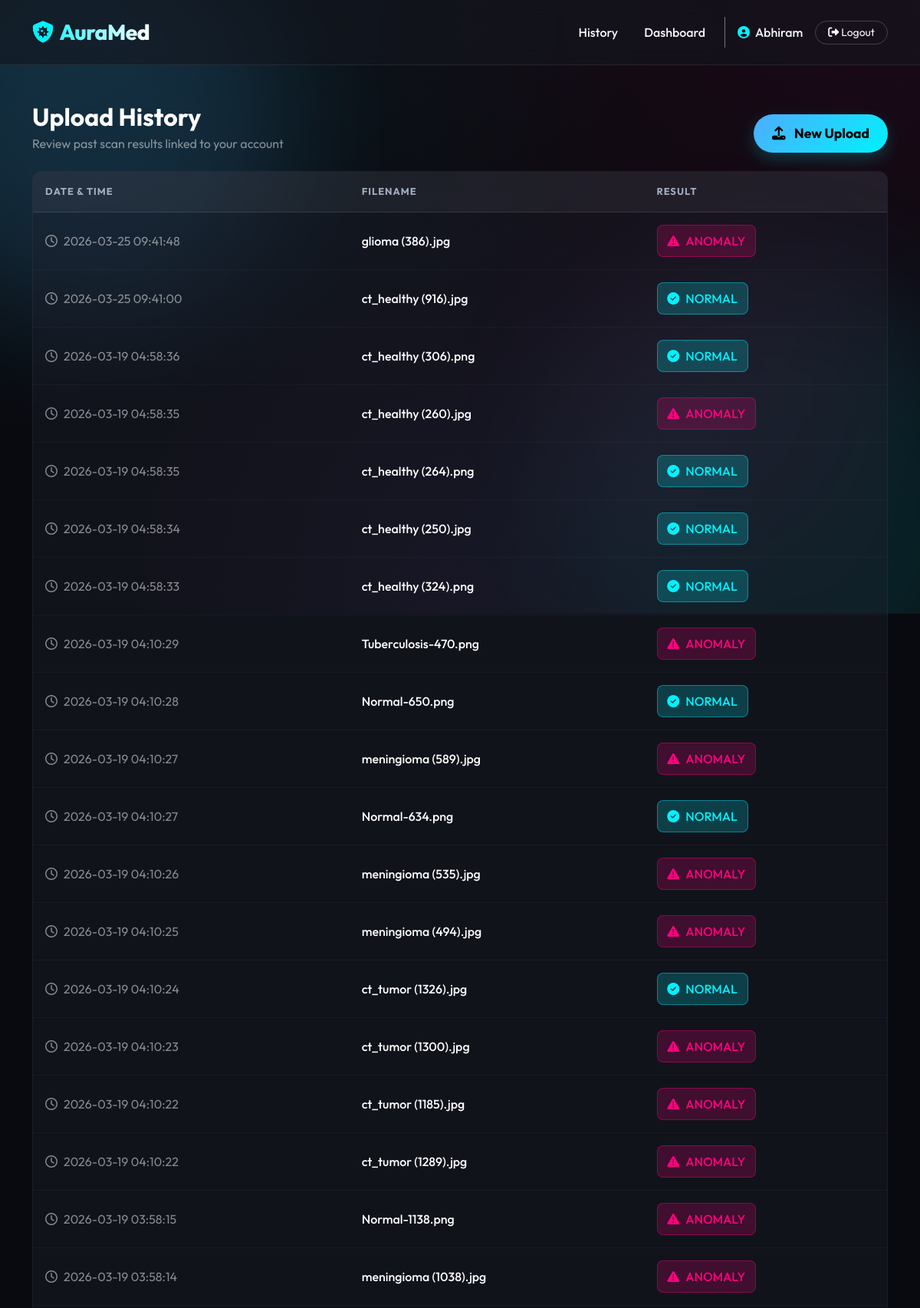
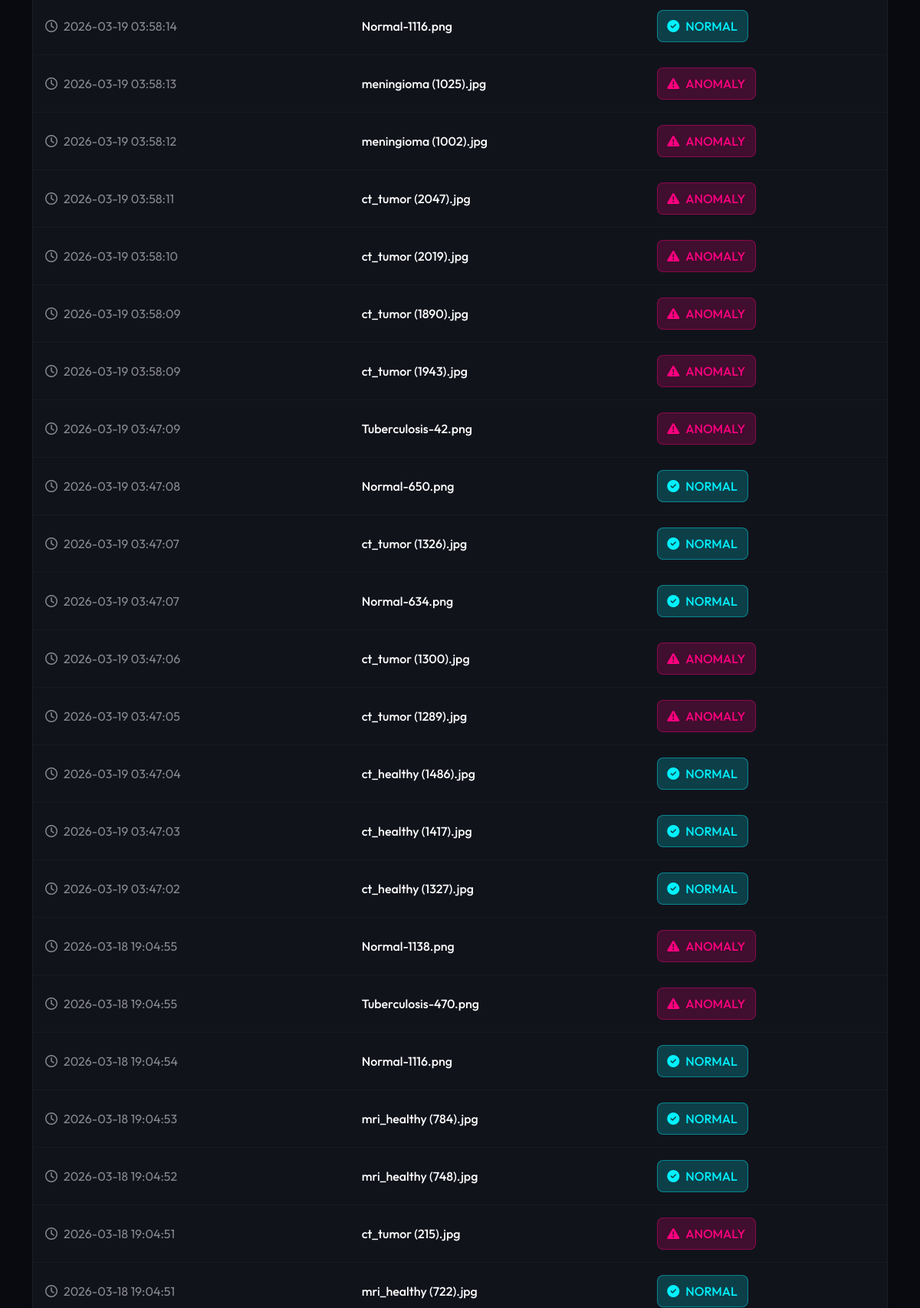
Screenshot of /history (signed in, upper part) with the database file from the repository (2 pictures, top to bottom).
### tables this page shows
CREATE TABLE history (
            id INTEGER PRIMARY KEY AUTOINCREMENT,
            user_id INTEGER NOT NULL,
            filename TEXT NOT NULL,
            error_score REAL NOT NULL,
            percentage REAL NOT NULL,
            is_anomaly BOOLEAN NOT NULL,
            timestamp DATETIME DEFAULT CURRENT_TIMESTAMP,
            FOREIGN KEY (user_id) REFERENCES users (id)
        );

### app.py (the view, shortened to what this page needs)
@app.route('/history')
def history():
    if 'user' not in session:
        flash('Please log in to view your history.', 'danger')
        return redirect(url_for('login'))
    user_id = session.get('user_id')
    conn = sqlite3.connect(DB_FILE)
    c = conn.cursor()
    c.execute('SELECT filename, error_score, percentage, is_anomaly, timestamp FROM history WHERE user_id = ? ORDER BY timestamp DESC', (user_id,))
    rows = c.fetchall()
    conn.close()
    history_records = []
    for r in rows:
        history_records.append({
            'filename': r[0],
            'error_score': round(r[1], 4),
            'percentage': round(r[2], 1),
            'is_anomaly': bool(r[3]),
            'timestamp': r[4]
        })
    return render_template('history.html', history=history_records)

### templates/history.html (shortened to what this page needs)
{% extends 'base.html' %}
{% block content %}
<div class="row fade-in-up">
    <div class="col-12">
        <div class="d-flex justify-content-between align-items-end mb-4">
            <div>
                <h2 class="fw-bold mb-1 text-white">Upload History</h2>
                <p class="text-white-50 mb-0">Review past scan results linked to your account</p>
            </div>
            <a href="{{ url_for('dashboard') }}" class="btn btn-primary rounded-pill px-4">
                <i class="fas fa-upload me-2"></i> New Upload
            </a>
        </div>
        {% if history|length == 0 %}
        <div class="empty-state">
            <i class="fas fa-folder-open fa-3x mb-3" style="color: rgba(255,255,255,0.2);"></i>
            <h4 class="text-white fw-bold">No history available</h4>
            <p class="text-white-50">You haven't uploaded any images for analysis yet. Your results will appear here
                securely.</p>
        </div>
        {% else %}
        <div class="table-responsive">
            <table class="table table-dark-glass">
                <thead>
                    <tr>
                        <th>Date & Time</th>
                        <th>Filename</th>
                        <th>Result</th>
                    </tr>
                </thead>
                <tbody>
                    {% for item in history %}
                    <tr>
                        <td class="text-white-50"><i class="far fa-clock me-2"></i>{{ item.timestamp }}</td>
                        <td class="text-white fw-medium">{{ item.filename }}</td>
                        <td>
                            {% if item.is_anomaly %}
                            <span class="badge-anomaly">
                                <i class="fas fa-exclamation-triangle"></i> ANOMALY
                            </span>
                            {% else %}
                            <span class="badge-normal">
                                <i class="fas fa-check-circle"></i> NORMAL
                            </span>
                            {% endif %}
                        </td>
                    </tr>
                    {% endfor %}
                </tbody>
            </table>
        </div>
        {% endif %}
    </div>
</div>
{% endblock %}

### templates/base.html (shortened to what this page needs)
<!DOCTYPE html>
<html lang="en">
<head>
    <link href="https://cdn.jsdelivr.net/npm/bootstrap@5.3.3/dist/css/bootstrap.min.css" rel="stylesheet">
    <link href="https://cdnjs.cloudflare.com/ajax/libs/font-awesome/6.6.0/css/all.min.css" rel="stylesheet">
    <link href="{{ url_for('static', filename='css/style.css') }}" rel="stylesheet">
</head>
<body>
    <div class="bg-animation">
        <div class="blob blob-1"></div>
        <div class="blob blob-2"></div>
        <div class="blob blob-3"></div>
    </div>
    <nav class="navbar navbar-expand-lg navbar-dark glass-navbar sticky-top">
        <div class="container py-2">
            <a class="navbar-brand d-flex align-items-center gap-2" href="#">
                <i class="fas fa-shield-virus"></i>
                <span>AuraMed</span>
            </a>
            {% if session.user %}
            <div class="d-flex align-items-center gap-3">
                <a href="{{ url_for('history') }}" class="btn btn-link text-light text-decoration-none p-0 me-3"
                    style="font-weight: 500;">History</a>
                <a href="{{ url_for('dashboard') }}" class="btn btn-link text-light text-decoration-none p-0 me-2"
                    style="font-weight: 500;">Dashboard</a>
                <span class="navbar-text text-light fw-medium border-start border-secondary ps-3">
                    <i class="fas fa-user-circle me-1" style="color: var(--primary);"></i> {{ session.user }}
                </span>
                <a href="{{ url_for('logout') }}" class="btn btn-outline-light btn-sm px-3 rounded-pill"
                    style="border-color: rgba(255,255,255,0.2);">
                    <i class="fas fa-sign-out-alt"></i> Logout
                </a>
            </div>
            {% endif %}
        </div>
    </nav>
    <div class="container py-5 content-wrapper">
        {% block content %}{% endblock %}
    </div>
</body>
</html>

### static/css/style.css (style rules this page uses)
:root { --primary: #00f2fe; --secondary: #4facfe; --accent: #ff007f; --dark-bg: #090a0f; --card-bg: rgba(20, 22, 30, 0.4); --card-border: rgba(255, 255, 255, 0.08); --text-main: #f0f2f5; --text-muted: #a0aab2; }
body { background-color: var(--dark-bg); font-family: 'Outfit', sans-serif; color: var(--text-main); min-height: 100vh; overflow-x: hidden; position: relative; scroll-behavior: smooth; }
.bg-animation { position: fixed; top: 0; left: 0; width: 100vw; height: 100vh; z-index: -1; overflow: hidden; background-color: #090a0f; background-image: radial-gradient(at 0% 0%, rgba(0, 242, 254, 0.08) 0px, transparent 50%), radial-gradient(at 100% 0%, rgba(255, 0, 127, 0.08) 0px, transparent 50%), radial-gradient(at 50% 100%, rgba(162, 102, 246, 0.08) 0px, transparent 50%); }
.blob { position: absolute; filter: blur(80px); border-radius: 50%; opacity: 0.5; animation: float 20s infinite alternate cubic-bezier(0.45, 0.05, 0.55, 0.95); }
.blob-1 { top: -10%; left: -10%; width: 500px; height: 500px; background: rgba(79, 172, 254, 0.3); animation-delay: 0s; }
.blob-2 { bottom: -20%; right: -10%; width: 600px; height: 600px; background: rgba(0, 242, 254, 0.2); animation-delay: -5s; }
.blob-3 { top: 40%; left: 60%; width: 400px; height: 400px; background: rgba(255, 0, 127, 0.15); animation-delay: -10s; }
.glass-navbar { background: rgba(20, 22, 30, 0.6) !important; backdrop-filter: blur(12px); -webkit-backdrop-filter: blur(12px); border-bottom: 1px solid var(--card-border); transition: all 0.3s ease; }
.navbar-brand { font-weight: 800; font-size: 1.75rem; letter-spacing: -0.5px; background: linear-gradient(90deg, var(--primary), #ffffff); -webkit-background-clip: text; background-clip: text; -webkit-text-fill-color: transparent; }
.navbar-brand i { -webkit-text-fill-color: var(--primary); }
.btn-primary, .btn-upload, .btn-success { background: linear-gradient(135deg, var(--secondary) 0%, var(--primary) 100%); border: none; color: #000; font-weight: 700; font-size: 1.1rem; padding: 12px 30px; border-radius: 50px; position: relative; overflow: hidden; transition: all 0.4s; box-shadow: 0 8px 20px rgba(0, 242, 254, 0.2); }
.btn-primary::after, .btn-upload::after, .btn-success::after { content: ''; position: absolute; top: 0; left: -100%; width: 50%; height: 100%; background: linear-gradient(to right, rgba(255, 255, 255, 0) 0%, rgba(255, 255, 255, 0.3) 50%, rgba(255, 255, 255, 0) 100%); transform: skewX(-25deg); animation: btnShine 3s infinite; }
.fade-in-up { animation: fadeInUp 0.8s cubic-bezier(0.165, 0.84, 0.44, 1) forwards; opacity: 0; }

### templates/history.html (style rules this page uses)
.table-dark-glass { background: rgba(30, 34, 45, 0.4); backdrop-filter: blur(16px); border: 1px solid rgba(255, 255, 255, 0.05); color: white; border-collapse: separate; border-spacing: 0; border-radius: 12px; overflow: hidden; }
.table-dark-glass thead th { background: rgba(255, 255, 255, 0.05); border-bottom: 1px solid rgba(255, 255, 255, 0.1); color: #a0aec0; text-transform: uppercase; font-size: 0.8rem; letter-spacing: 1px; padding: 1rem; }
.table-dark-glass tbody td { background: transparent; border-bottom: 1px solid rgba(255, 255, 255, 0.03); padding: 1rem; vertical-align: middle; }
.badge-anomaly { background: rgba(255, 0, 127, 0.2); color: #ff007f; border: 1px solid rgba(255, 0, 127, 0.4); padding: 0.5rem 0.8rem; border-radius: 8px; font-weight: 500; display: inline-flex; align-items: center; gap: 0.5rem; }
.badge-normal { background: rgba(0, 242, 254, 0.2); color: #00f2fe; border: 1px solid rgba(0, 242, 254, 0.4); padding: 0.5rem 0.8rem; border-radius: 8px; font-weight: 500; display: inline-flex; align-items: center; gap: 0.5rem; }

### rows the page displays
history: timestamp "2026-03-25 09:41:48", filename "glioma (386).jpg", is_anomaly True (drawn)
history: timestamp "2026-03-25 09:41:00", filename "ct_healthy (916).jpg", is_anomaly False (drawn)
history: timestamp "2026-03-19 04:58:36", filename "ct_healthy (306).png", is_anomaly False (drawn)
history: timestamp "2026-03-19 04:58:35", filename "ct_healthy (260).jpg", is_anomaly True (drawn)
history: timestamp "2026-03-19 04:58:35", filename "ct_healthy (264).png", is_anomaly False (drawn)
history: timestamp "2026-03-19 04:58:34", filename "ct_healthy (250).jpg", is_anomaly False (drawn)
history: timestamp "2026-03-19 04:58:33", filename "ct_healthy (324).png", is_anomaly False (drawn)
history: timestamp "2026-03-19 04:10:29", filename "Tuberculosis-470.png", is_anomaly True (drawn)
history: timestamp "2026-03-19 04:10:28", filename "Normal-650.png", is_anomaly False (drawn)
history: timestamp "2026-03-19 04:10:27", filename "meningioma (589).jpg", is_anomaly True (drawn)
history: timestamp "2026-03-19 04:10:27", filename "Normal-634.png", is_anomaly False (drawn)
history: timestamp "2026-03-19 04:10:26", filename "meningioma (535).jpg", is_anomaly True (drawn)
history: timestamp "2026-03-19 04:10:25", filename "meningioma (494).jpg", is_anomaly True (drawn)
history: timestamp "2026-03-19 04:10:24", filename "ct_tumor (1326).jpg", is_anomaly False (drawn)
history: timestamp "2026-03-19 04:10:23", filename "ct_tumor (1300).jpg", is_anomaly True (drawn)
history: timestamp "2026-03-19 04:10:22", filename "ct_tumor (1185).jpg", is_anomaly True (drawn)
history: timestamp "2026-03-19 04:10:22", filename "ct_tumor (1289).jpg", is_anomaly True (drawn)
history: timestamp "2026-03-19 03:58:15", filename "Normal-1138.png", is_anomaly True (drawn)
history: timestamp "2026-03-19 03:58:14", filename "meningioma (1038).jpg", is_anomaly True (drawn)
history: timestamp "2026-03-19 03:58:14", filename "Normal-1116.png", is_anomaly False (drawn)
history: timestamp "2026-03-19 03:58:13", filename "meningioma (1025).jpg", is_anomaly True (drawn)
history: timestamp "2026-03-19 03:58:12", filename "meningioma (1002).jpg", is_anomaly True (drawn)
history: timestamp "2026-03-19 03:58:11", filename "ct_tumor (2047).jpg", is_anomaly True (drawn)
history: timestamp "2026-03-19 03:58:10", filename "ct_tumor (2019).jpg", is_anomaly True (drawn)
history: timestamp "2026-03-19 03:58:09", filename "ct_tumor (1890).jpg", is_anomaly True (drawn)
history: timestamp "2026-03-19 03:58:09", filename "ct_tumor (1943).jpg", is_anomaly True (drawn)
history: timestamp "2026-03-19 03:47:09", filename "Tuberculosis-42.png", is_anomaly True (drawn)
history: timestamp "2026-03-19 03:47:08", filename "Normal-650.png", is_anomaly False (drawn)
history: timestamp "2026-03-19 03:47:07", filename "ct_tumor (1326).jpg", is_anomaly False (drawn)
history: timestamp "2026-03-19 03:47:07", filename "Normal-634.png", is_anomaly False (drawn)
history: timestamp "2026-03-19 03:47:06", filename "ct_tumor (1300).jpg", is_anomaly True (drawn)
history: timestamp "2026-03-19 03:47:05", filename "ct_tumor (1289).jpg", is_anomaly True (drawn)
history: timestamp "2026-03-19 03:47:04", filename "ct_healthy (1486).jpg", is_anomaly False (drawn)
history: timestamp "2026-03-19 03:47:03", filename "ct_healthy (1417).jpg", is_anomaly False (drawn)
history: timestamp "2026-03-19 03:47:02", filename "ct_healthy (1327).jpg", is_anomaly False (drawn)
history: timestamp "2026-03-18 19:04:55", filename "Normal-1138.png", is_anomaly True (drawn)
history: timestamp "2026-03-18 19:04:55", filename "Tuberculosis-470.png", is_anomaly True (drawn)
history: timestamp "2026-03-18 19:04:54", filename "Normal-1116.png", is_anomaly False (drawn)
history: timestamp "2026-03-18 19:04:53", filename "mri_healthy (784).jpg", is_anomaly False (drawn)
history: timestamp "2026-03-18 19:04:52", filename "mri_healthy (748).jpg", is_anomaly False (drawn)
history: timestamp "2026-03-18 19:04:51", filename "ct_tumor (215).jpg", is_anomaly True (drawn)
history: timestamp "2026-03-18 19:04:51", filename "mri_healthy (722).jpg", is_anomaly False (drawn)

### other values shown
{{ session.user }} "Abhiram"
